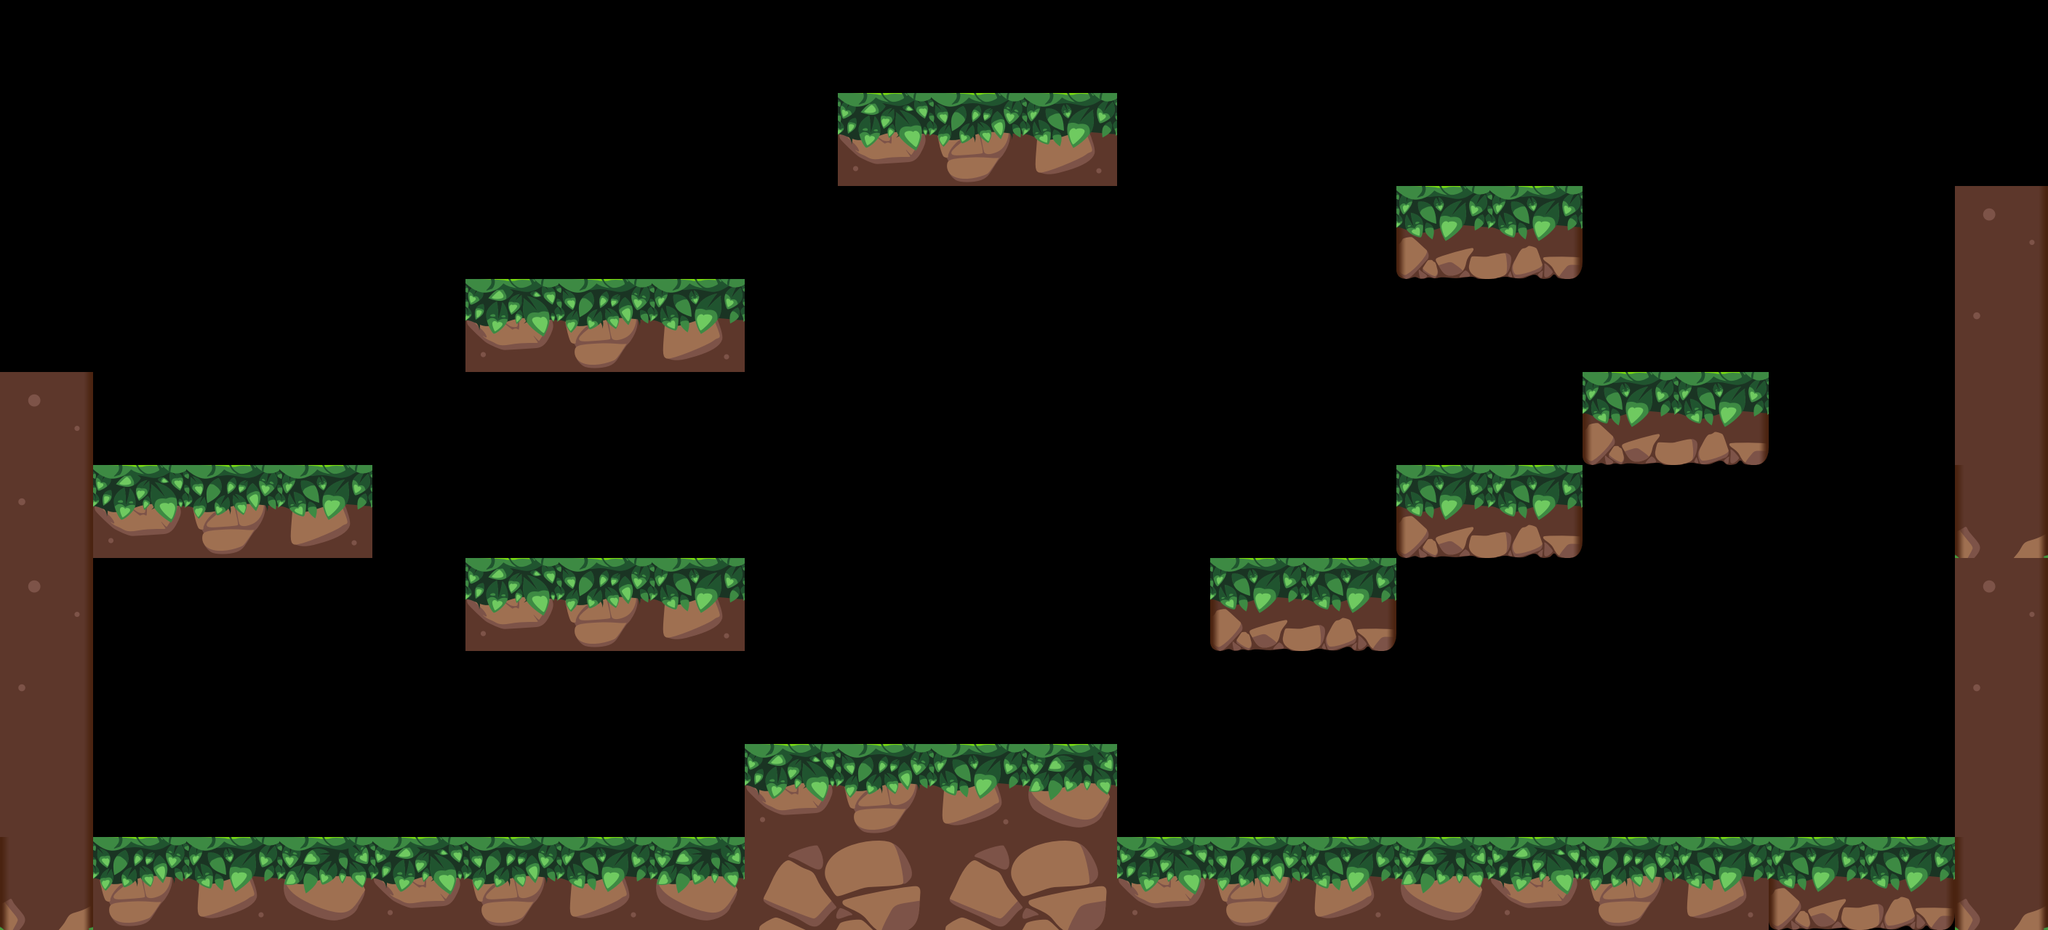

The image is a tile-based game level rendered from a .tmx file. Its description and complete source (layers, tilesets, objects, tile grids) follow:
An orthogonal 22x10 tile map with 128x128 px tiles, 1 tile layer (platforms).

<map version="1.10" tiledversion="1.12.2" orientation="orthogonal" renderorder="right-down" width="22" height="10" tilewidth="128" tileheight="128" infinite="0" nextlayerid="2" nextobjectid="1">
 <editorsettings>
  <export target="platformen.tmj" format="json" />
 </editorsettings>
 <tileset firstgid="1" name="platforms" tilewidth="128" tileheight="128" tilecount="64" columns="8">
  <image source="../Tiles/tiles_1024_128x128.png" width="1024" height="1024" />
 </tileset>
 <layer id="1" name="platforms" width="22" height="10">
  <data encoding="csv">
0,0,0,0,0,0,0,0,0,0,0,0,0,0,0,0,0,0,0,0,0,0,
0,0,0,0,0,0,0,0,0,12,13,14,0,0,0,0,0,0,0,0,0,0,
0,0,0,0,0,0,0,0,0,0,0,0,0,0,0,54,55,0,0,0,0,19,
0,0,0,0,0,12,13,14,0,0,0,0,0,0,0,0,0,0,0,0,0,27,
19,0,0,0,0,0,0,0,0,0,0,0,0,0,0,0,0,54,55,0,0,35,
27,12,13,14,0,0,0,0,0,0,0,0,0,0,0,54,55,0,0,0,0,43,
19,0,0,0,0,12,13,14,0,0,0,0,0,54,55,0,0,0,0,0,0,19,
27,0,0,0,0,0,0,0,0,0,0,0,0,0,0,0,0,0,0,0,0,27,
35,0,0,0,0,0,0,0,12,13,14,15,0,0,0,0,0,0,0,0,0,35,
43,13,14,15,12,13,14,15,36,37,36,37,12,13,14,15,12,13,14,54,55,43
</data>
 </layer>
</map>
